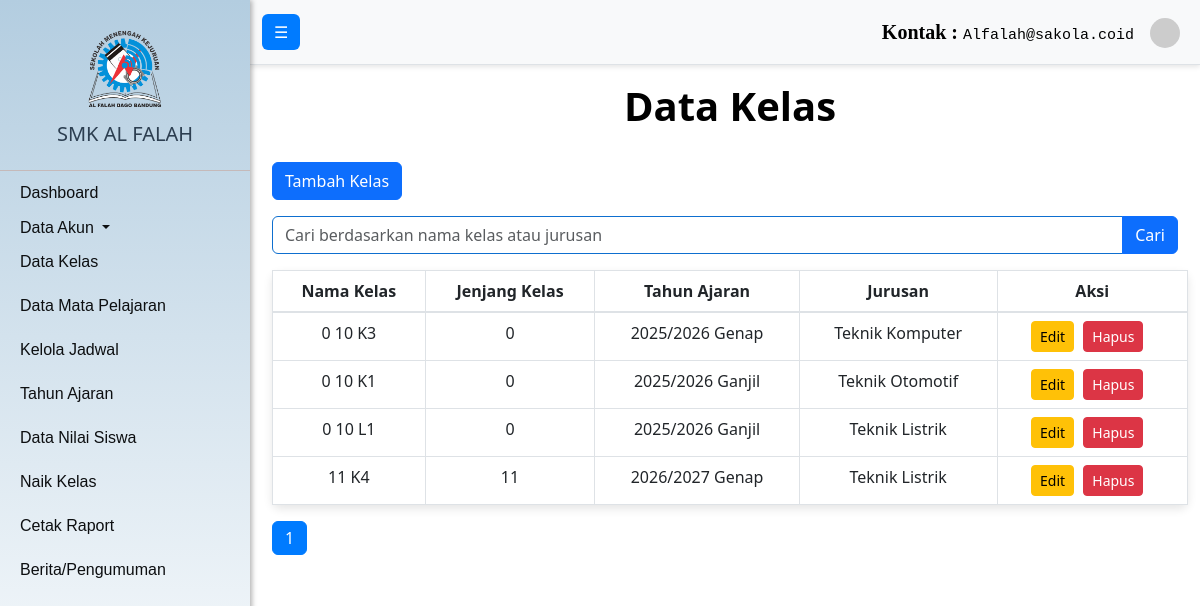
Page /Admin/dataKelas.php on the earlier database version.
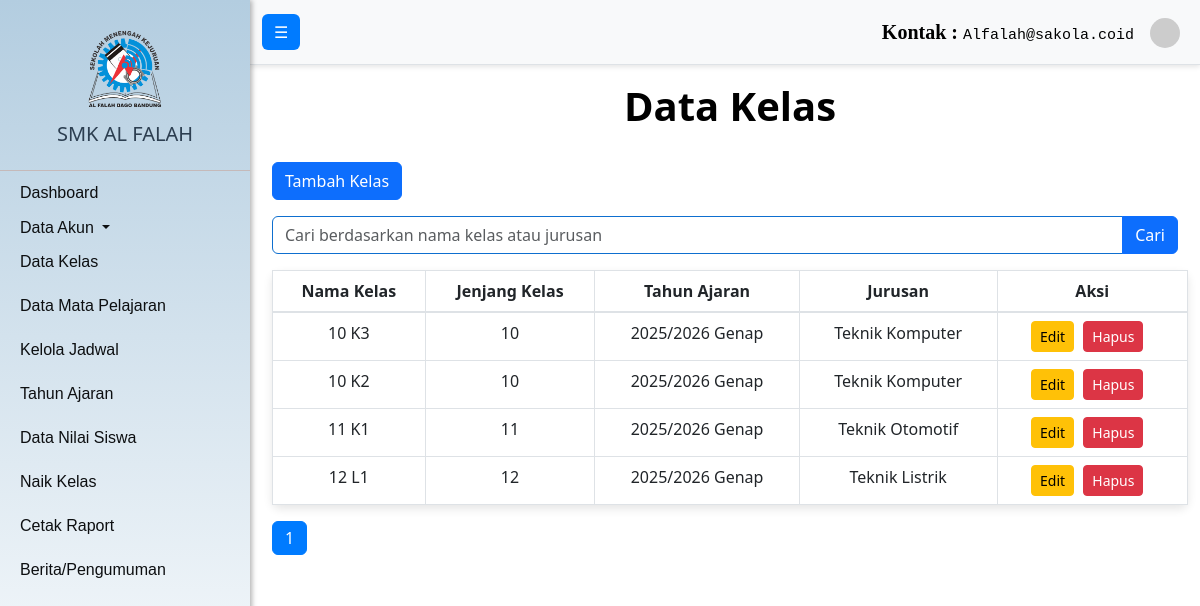
Same page on the later database version.
### tables this page shows
CREATE TABLE `kelas` (
  `id_kelas` int(11) NOT NULL,
  `nama_kelas` varchar(100) NOT NULL,
  `jenjang` varchar(2) NOT NULL,
  `id_jurusan` int(4) NOT NULL,
  `id_tahun_ajaran` int(11) NOT NULL
);

CREATE TABLE `tahun_ajaran` (
  `id_tahun_ajaran` int(11) NOT NULL,
  `tahun_ajaran` varchar(50) NOT NULL
);

CREATE TABLE `jurusan` (
  `id_jurusan` int(3) NOT NULL,
  `nama_jurusan` varchar(50) NOT NULL
);

### Admin/dataKelas.php (the view, shortened to what this page needs)
<?php
include '../db.php';
$limit = 10;
$page = isset($_GET['page']) ? (int)$_GET['page'] : 1;
$offset = ($page - 1) * $limit;
$search = isset($_POST['search']) ? $_POST['search'] : '';
$total_query = "SELECT COUNT(*) AS total FROM kelas
                INNER JOIN jurusan ON kelas.id_jurusan = jurusan.id_jurusan
                WHERE jenjang LIKE ? OR jurusan.nama_jurusan LIKE ?";
$search_param = "%" . $search . "%";
$stmt_total = $conn->prepare($total_query);
$stmt_total->bind_param("ss", $search_param, $search_param);
$stmt_total->execute();
$total_result = $stmt_total->get_result();
$total_classes = $total_result->fetch_assoc()['total'];
$total_pages = ceil($total_classes / $limit);
$sql = "SELECT kelas.*, tahun_ajaran.tahun_ajaran, jurusan.nama_jurusan
        FROM kelas
        INNER JOIN tahun_ajaran ON kelas.id_tahun_ajaran = tahun_ajaran.id_tahun_ajaran
        INNER JOIN jurusan ON kelas.id_jurusan = jurusan.id_jurusan
        WHERE kelas.jenjang LIKE ? OR jurusan.nama_jurusan LIKE ?
        LIMIT ? OFFSET ?";
$stmt = $conn->prepare($sql);
$stmt->bind_param("ssii", $search_param, $search_param, $limit, $offset);
$stmt->execute();
$result = $stmt->get_result();
?>
<!DOCTYPE html>
<html lang="id">
<head>
    <link rel="stylesheet" href="https://maxcdn.bootstrapcdn.com/bootstrap/4.5.2/css/bootstrap.min.css">
    <link rel="stylesheet" href="..\css\tambahMapel.css">
</head>
<body>
    <?php include '../navbar/navAdmin.php'; ?>
    <div class="container mt-4">
        <h1>Data Kelas</h1>
        <a href="tambahKelas.php" class="btn btn-primary mb-3">Tambah Kelas</a>
        <form action="" method="post" class="mb-3">
            <div class="input-group">
                <input type="text" class="form-control" name="search" placeholder="Cari berdasarkan nama kelas atau jurusan" value="<?php echo htmlspecialchars($search); ?>">
                <div class="input-group-append">
                    <button class="btn btn-primary" type="submit">Cari</button>
                </div>
            </div>
        </form>
        <table id="example" class="table table-bordered">
            <thead>
                <tr>
                    <th>Nama Kelas</th>
                    <th>Jenjang Kelas</th>
                    <th>Tahun Ajaran</th>
                    <th>Jurusan</th>
                    <th>Aksi</th>
                </tr>
            </thead>
            <tbody>
                <?php while ($row = $result->fetch_assoc()): ?>
                    <tr>
                        <td><?php echo htmlspecialchars($row['jenjang']) . ' ' . htmlspecialchars($row['nama_kelas']); ?></td>
                        <td><?php echo htmlspecialchars($row['jenjang']); ?></td>
                        <td><?php echo htmlspecialchars($row['tahun_ajaran']); ?></td>
                        <td><?php echo htmlspecialchars($row['nama_jurusan']); ?></td>
                        <td>
                            <a href="edit_kelas.php?id_kelas=<?php echo $row['id_kelas']; ?>" class="btn btn-warning btn-sm">Edit</a>
                            <a href="dataKelas.php?hapus_kelas=<?php echo $row['id_kelas']; ?>" class="btn btn-danger btn-sm" onclick="return confirm('Yakin ingin menghapus kelas ini?');">Hapus</a>
                        </td>
                    </tr>
                <?php endwhile; ?>
            </tbody>
        </table>
        <nav>
            <ul class="pagination">
                <?php for ($i = 1; $i <= $total_pages; $i++): ?>
                    <li class="page-item <?php if ($i == $page) echo 'active'; ?>">
                        <a class="page-link" href="dataKelas.php?page=<?php echo $i; ?>&search=<?php echo urlencode($search); ?>"><?php echo $i; ?></a>
                    </li>
                <?php endfor; ?>
            </ul>
        </nav>
    </div>
</body>
</html>

Differences in the rows shown:
removed kelas: jenjang "11", nama_kelas "K4", id_tahun_ajaran.tahun_ajaran "2026/2027 Genap", id_jurusan.nama_jurusan "Teknik Listrik"
changed kelas (number 1 of 4 on the later page): jenjang "0" → "10"; nama_kelas "10 K3" → "K3"
added kelas: jenjang "10", nama_kelas "K2", id_tahun_ajaran.tahun_ajaran "2025/2026 Genap", id_jurusan.nama_jurusan "Teknik Komputer"
changed kelas "Teknik Otomotif": jenjang "0" → "11"; nama_kelas "10 K1" → "K1"; id_tahun_ajaran.tahun_ajaran "2025/2026 Ganjil" → "2025/2026 Genap"
changed kelas "Teknik Listrik": jenjang "0" → "12"; nama_kelas "10 L1" → "L1"; id_tahun_ajaran.tahun_ajaran "2025/2026 Ganjil" → "2025/2026 Genap"
